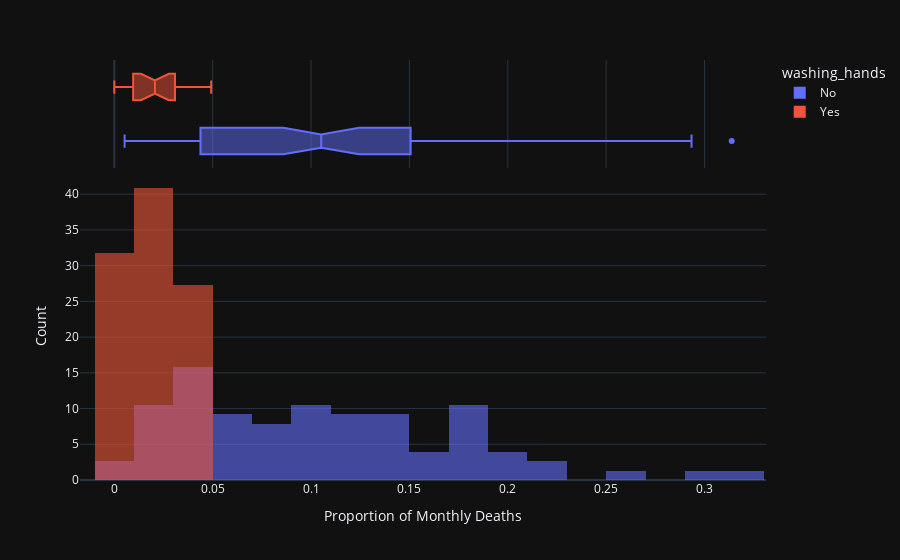

The code cell stored with this chart in its notebook:
### Markdown cell above
### Use Histograms to Visualise the Monthly Distribution of Outcomes

**Challenge**: Create a [plotly histogram](https://plotly.com/python/histograms/) to show the monthly percentage of deaths. 

* Use docs to check out the available parameters. Use the [`color` parameter](https://plotly.github.io/plotly.py-docs/generated/plotly.express.histogram.html) to display two overlapping histograms.
* The time period of handwashing is shorter than not handwashing. Change `histnorm` to `percent` to make the time periods comparable. 
* Make the histograms slighlty transparent
* Experiment with the number of bins on the histogram. Which number work well in communicating the range of outcomes?
* Just for fun, display your box plot on the top of the histogram using the `marginal` parameter.

### Code cell
hist = px.histogram(df_monthly,
                   x='pct_deaths',
                   color='washing_hands',
                   nbins=30,
                   opacity=0.6,
                   barmode='overlay',
                   histnorm='percent',
                   marginal='box',)

hist.update_layout(xaxis_title='Proportion of Monthly Deaths',
                   yaxis_title='Count',)

hist.show()

### Figure 1 — Plotly figure (JSON) as saved in the notebook; plotly's stock layout.template omitted (floating-point values rounded to 4 significant figures)
{"data": [{"bingroup": "x", "histnorm": "percent", "hovertemplate": "washing_hands=No<br>pct_deaths=%{x}<br>percent=%{y}<extra></extra>", "legendgroup": "No", "marker": {"color": "#636efa", "opacity": 0.6, "pattern": {"shape": ""}}, "name": "No", "nbinsx": 30, "orientation": "v", "showlegend": true, "x": [0.1457, 0.07531, 0.04332, 0.01569, 0.007843, 0.05, 0.08421, 0.01351, 0.01878, 0.1102, 0.2255, 0.2085, 0.1222, 0.1023, 0.1074, 0.03226, 0.06593, 0.2078, 0.2546, 0.1839, 0.2934, 0.2297, 0.3138, 0.1912, 0.1597, 0.1241, 0.1193, 0.06098, 0.04082, 0.005236, 0.01554, 0.02262, 0.176, 0.07143, 0.08051, 0.1516, 0.1128, 0.1703, 0.1731, 0.05833, 0.02679, 0.04369, 0.0632, 0.01224, 0.03226, 0.1102, 0.1055, 0.07591, 0.04745, 0.04452, 0.04231, 0.04392, 0.07143, 0.06122, 0.03586, 0.1055, 0.1484, 0.1094, 0.1049, 0.1339, 0.1809, 0.1543, 0.1897, 0.1344, 0.1015, 0.131, 0.1806, 0.1439, 0.1496, 0.1077, 0.05369, 0.03215, 0.01923, 0.03607, 0.1827, 0.1224], "xaxis": "x", "yaxis": "y", "type": "histogram"}, {"hovertemplate": "washing_hands=No<br>pct_deaths=%{x}<extra></extra>", "legendgroup": "No", "marker": {"color": "#636efa"}, "name": "No", "notched": true, "showlegend": false, "x": [0.1457, 0.07531, 0.04332, 0.01569, 0.007843, 0.05, 0.08421, 0.01351, 0.01878, 0.1102, 0.2255, 0.2085, 0.1222, 0.1023, 0.1074, 0.03226, 0.06593, 0.2078, 0.2546, 0.1839, 0.2934, 0.2297, 0.3138, 0.1912, 0.1597, 0.1241, 0.1193, 0.06098, 0.04082, 0.005236, 0.01554, 0.02262, 0.176, 0.07143, 0.08051, 0.1516, 0.1128, 0.1703, 0.1731, 0.05833, 0.02679, 0.04369, 0.0632, 0.01224, 0.03226, 0.1102, 0.1055, 0.07591, 0.04745, 0.04452, 0.04231, 0.04392, 0.07143, 0.06122, 0.03586, 0.1055, 0.1484, 0.1094, 0.1049, 0.1339, 0.1809, 0.1543, 0.1897, 0.1344, 0.1015, 0.131, 0.1806, 0.1439, 0.1496, 0.1077, 0.05369, 0.03215, 0.01923, 0.03607, 0.1827, 0.1224], "xaxis": "x2", "yaxis": "y2", "type": "box"}, {"bingroup": "x", "histnorm": "percent", "hovertemplate": "washing_hands=Yes<br>pct_deaths=%{x}<br>percent=%{y}<extra></extra>", "legendgroup": "Yes", "marker": {"color": "#EF553B", "opacity": 0.6, "pattern": {"shape": ""}}, "name": "Yes", "nbinsx": 30, "orientation": "v", "showlegend": true, "x": [0.02239, 0.012, 0.01894, 0.0458, 0.03957, 0.04472, 0.0293, 0.03534, 0.006873, 0.0, 0.006557, 0.009585, 0.01136, 0.003717, 0.0, 0.009615, 0.02341, 0.02903, 0.0134, 0.02233, 0.03085, 0.04926], "xaxis": "x", "yaxis": "y", "type": "histogram"}, {"hovertemplate": "washing_hands=Yes<br>pct_deaths=%{x}<extra></extra>", "legendgroup": "Yes", "marker": {"color": "#EF553B"}, "name": "Yes", "notched": true, "showlegend": false, "x": [0.02239, 0.012, 0.01894, 0.0458, 0.03957, 0.04472, 0.0293, 0.03534, 0.006873, 0.0, 0.006557, 0.009585, 0.01136, 0.003717, 0.0, 0.009615, 0.02341, 0.02903, 0.0134, 0.02233, 0.03085, 0.04926], "xaxis": "x2", "yaxis": "y2", "type": "box"}], "layout": {"xaxis": {"anchor": "y", "domain": [0.0, 1.0], "title": {"text": "Proportion of Monthly Deaths"}}, "yaxis": {"anchor": "x", "domain": [0.0, 0.7326], "title": {"text": "Count"}}, "xaxis2": {"anchor": "y2", "domain": [0.0, 1.0], "matches": "x", "showticklabels": false, "showgrid": true}, "yaxis2": {"anchor": "x2", "domain": [0.7426, 1.0], "matches": "y2", "showticklabels": false, "showline": false, "ticks": "", "showgrid": false}, "legend": {"title": {"text": "washing_hands"}, "tracegroupgap": 0}, "margin": {"t": 60}, "barmode": "overlay"}}
